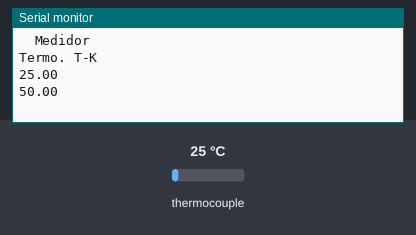
This sketch was run on a simulated Arduino Uno, built with avr-gcc and run on an emulated ATmega328P. Shown: the last lines printed to the serial monitor. Wiring (inferred from the names in the program): MAX6675 thermocouple converter: CS pin 11; MISO pin 12; SCK pin 10. The inputs (shaded band) are chosen by the test bench; at power-on: thermocouple 25 °C.

Above: at 1.8 s.
1.9 s: thermocouple set to 6 °C
At 2.6 s:
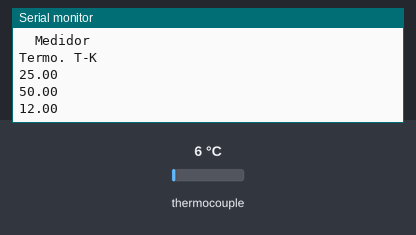
3.4 s: thermocouple set to 75 °C
At 4.8 s:
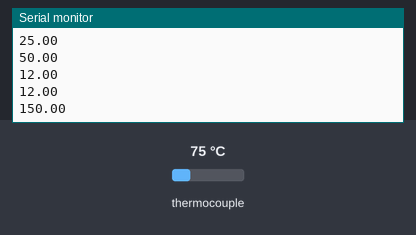
Timing chart, 0 to 6.4 s (numbered marks = the images above; inputs shaded):
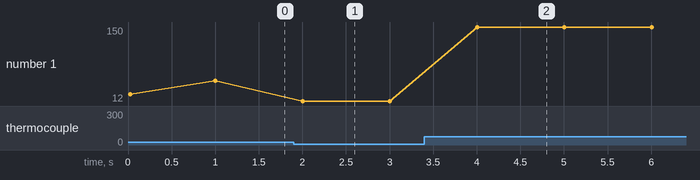

Measured:
- after the input at 1.9 s, the serial monitor: prints a new line after 0.10 s (image 1)
- after the input at 3.4 s, the serial monitor: prints a new line after 0.61 s (image 2)
- plotted number 1: 50 → 12 after the input at 1.9 s, 12 → 150 after the input at 3.4 s

The sketch:

ReadTermocouple.ino
```cpp
#include <Wire.h>

#define SCLK 10
#define CS   11
#define MISO 12

byte spiRead(void){
   int i;
   byte d = 0;
   for(i = 7; i >= 0; i--) {
      digitalWrite(SCLK, LOW);
      delayMicroseconds(10);
      if(digitalRead(MISO)){
         d |= (1 << i);
      }
      digitalWrite(SCLK, HIGH);
      delayMicroseconds(10);
   }
   return d;
}

float MAX6675_read(void){
   uint16_t v;
   digitalWrite(CS, LOW);
   delayMicroseconds(10);
   v = spiRead();
   v <<= 8;
   v |= spiRead();
   digitalWrite(CS, HIGH);
   v >>= 3;
   return v * 0.25;
}

void setup(void){
   Serial.begin(9600);
   pinMode(CS, OUTPUT);
   pinMode(SCLK, OUTPUT);
   pinMode(MISO, INPUT);
   digitalWrite(CS, HIGH);
   Serial.println("  Medidor ");
   Serial.println("Termo. T-K");

}

void loop(void){
   Serial.println(MAX6675_read());
   delay(1000);
}
```
